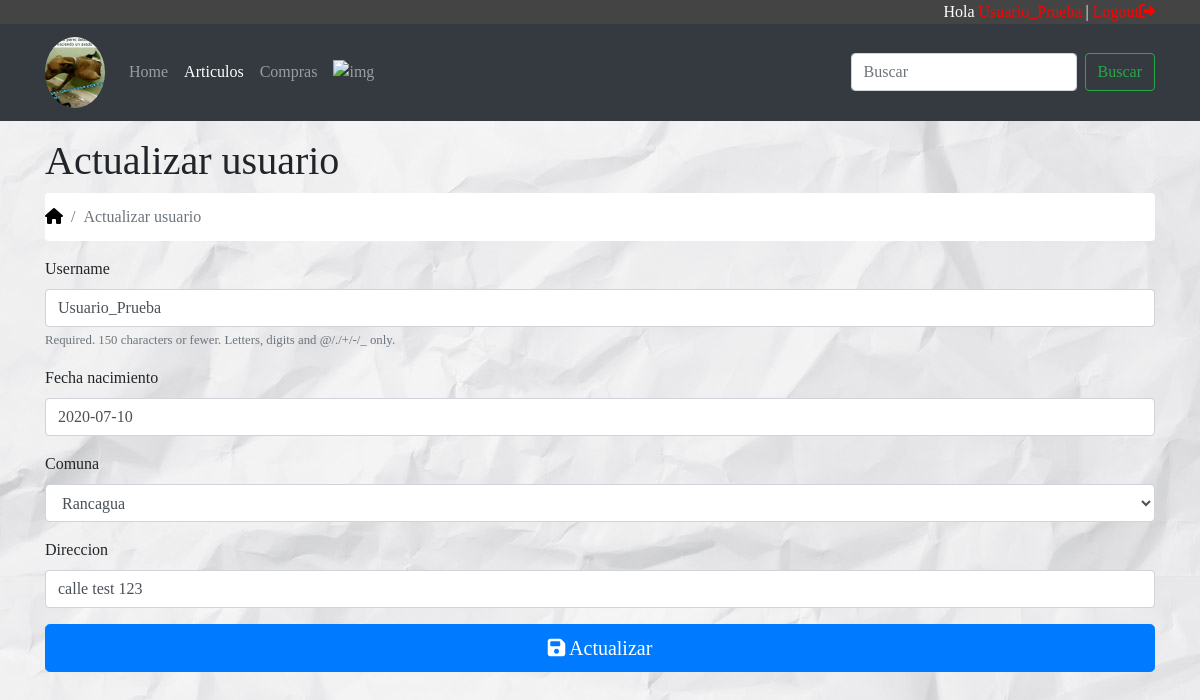
The app's page /update_user/40 (signed in) with its own data.
### LogAuth/models.py (models this page shows)
class Profile(models.Model):
	usuario = models.OneToOneField(User, on_delete=models.CASCADE)
	fecha_nacimiento = models.DateField(null=True, blank=True)
	comuna = models.CharField(choices=COMUNAS, max_length=2)
	direccion = models.CharField(max_length=80)
	class Meta:
		permissions = (
			('is_cliente', 'Es un cliente'),
			('is_admin', 'Es un admin'),
		)

### LogAuth/views.py (the view)
# urls.py: path('update_user/<int:pk>', views.update_user, name='update_user'),
def update_user(request, pk):
    template = 'update_user.html'
    data = {}
    data['profile_form'] = ProfileForm(request.POST or None, instance=request.user.profile)
    data['user_form'] = UpdateUserForm(request.POST or None, instance=request.user)
    if all([data['profile_form'].is_valid(), data['user_form'].is_valid()]):
        data['profile_form'].save()
        data['user_form'].save()
        return redirect('fiesta:home')
    return render(request, template, data)

### LogAuth/forms.py
class ProfileForm(forms.ModelForm):
	class Meta:
		model = Profile
		fields = ['fecha_nacimiento', 'comuna', 'direccion']
		widgets = {
			"fecha_nacimiento": forms.DateInput(attrs={
				'help_text':'e.g. DD-MM-AAAA'
				}),
			}

class UpdateUserForm(forms.ModelForm):
	class Meta:
		model = User
		fields = ['username']

### app1/context_processors.py (called while the page is built)
def carritoglobal(request):
	data = {}
	print("#####################################sad###################")
	if request.user.is_authenticated:
		print("#####################################sad###################")
		if request.user.has_perm('LogAuth.is_cliente'):
			if request.user.is_superuser == False:
				print("########################################################")
				var = {}
				var['carrito'] = Carrito.objects.get(profile__exact=request.user.profile, activo=True)
				OC = var['carrito'].orden.all()
				data = {
				        	'OC': OC,
				        	'carrito' : var
				        }
				return data
			else:
				return {}
		else:
			return {}
	else:
		return {}

### LogAuth/templates/update_user.html (shortened to what this page needs)
{% extends "base.html" %}
{% load bootstrap4 %}
{% block content %}
{% block breadcrumb %}
  <li class="breadcrumb-item active" aria-current="page">Actualizar usuario</li>
{% endblock %}
{% block content_head %}
      <div class="row mt-2">
        <div class="col-md-8 col-lg-10">
          <h1>Actualizar usuario</h1>
        </div>
        <div class="col-md-4 col-lg-2">
        </div>
      </div>
{% endblock %}
{% block content_body %}
  <form class="" method="post" enctype="multipart/form-data">
    {% bootstrap_form user_form %}
    {% bootstrap_form profile_form %}
    {% buttons %}
      <button type="submit" class="btn btn-primary btn-lg btn-block">
        <i class="fas fa-save"></i> Actualizar
      </button>
    {% endbuttons %}
  </form>
{% endblock %}
{% endblock %}

### records on screen
Profile: fecha_nacimiento "2020-07-10", comuna "Rancagua", direccion "calle test 123"
